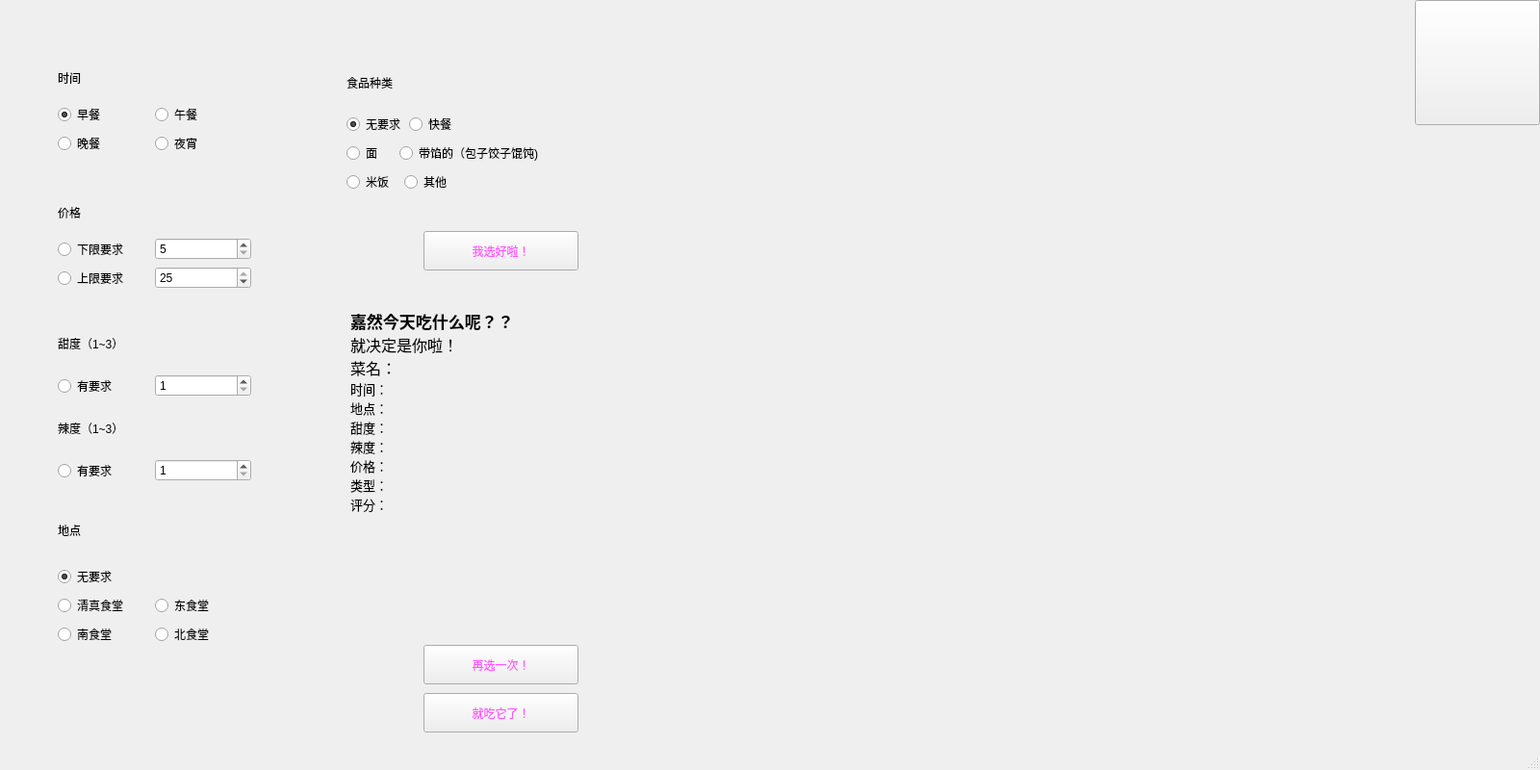
<?xml version="1.0" encoding="UTF-8"?>
<ui version="4.0">
 <class>choose_recipe</class>
 <widget class="QMainWindow" name="choose_recipe">
  <property name="geometry">
   <rect>
    <x>0</x>
    <y>0</y>
    <width>1600</width>
    <height>800</height>
   </rect>
  </property>
  <property name="windowTitle">
   <string>嘉然饿啦要吃饭！！！(/≧▽≦)/</string>
  </property>
  <property name="windowIcon">
   <iconset resource="main_jiaran.qrc">
    <normaloff>:/1/2.JPG</normaloff>:/1/2.JPG</iconset>
  </property>
  <property name="styleSheet">
   <string notr="true">#choose_recipe{border-image: url(:/1/background.png);}</string>
  </property>
  <widget class="QWidget" name="centralwidget">
   <widget class="QPushButton" name="choose_recipe_back">
    <property name="geometry">
     <rect>
      <x>1470</x>
      <y>0</y>
      <width>130</width>
      <height>130</height>
     </rect>
    </property>
    <property name="text">
     <string/>
    </property>
   </widget>
   <widget class="QWidget" name="verticalLayoutWidget_3">
    <property name="geometry">
     <rect>
      <x>60</x>
      <y>60</y>
      <width>201</width>
      <height>101</height>
     </rect>
    </property>
    <layout class="QVBoxLayout" name="verticalLayout_6">
     <property name="sizeConstraint">
      <enum>QLayout::SetNoConstraint</enum>
     </property>
     <item>
      <widget class="QLabel" name="label_4">
       <property name="styleSheet">
        <string notr="true">font: 12pt &quot;华文新魏&quot;;</string>
       </property>
       <property name="text">
        <string>时间</string>
       </property>
      </widget>
     </item>
     <item>
      <layout class="QHBoxLayout" name="horizontalLayout_5">
       <property name="spacing">
        <number>0</number>
       </property>
       <item>
        <widget class="QRadioButton" name="breakfast_choice">
         <property name="text">
          <string>早餐</string>
         </property>
         <property name="checked">
          <bool>true</bool>
         </property>
         <property name="autoExclusive">
          <bool>true</bool>
         </property>
        </widget>
       </item>
       <item>
        <widget class="QRadioButton" name="lunch_choice">
         <property name="text">
          <string>午餐</string>
         </property>
        </widget>
       </item>
      </layout>
     </item>
     <item>
      <layout class="QHBoxLayout" name="horizontalLayout_6">
       <property name="spacing">
        <number>0</number>
       </property>
       <property name="sizeConstraint">
        <enum>QLayout::SetNoConstraint</enum>
       </property>
       <item>
        <widget class="QRadioButton" name="dinner_choice">
         <property name="text">
          <string>晚餐</string>
         </property>
        </widget>
       </item>
       <item>
        <widget class="QRadioButton" name="supper_choice">
         <property name="text">
          <string>夜宵</string>
         </property>
        </widget>
       </item>
      </layout>
     </item>
    </layout>
   </widget>
   <widget class="QWidget" name="verticalLayoutWidget_4">
    <property name="geometry">
     <rect>
      <x>60</x>
      <y>200</y>
      <width>201</width>
      <height>101</height>
     </rect>
    </property>
    <layout class="QVBoxLayout" name="verticalLayout_7">
     <property name="sizeConstraint">
      <enum>QLayout::SetNoConstraint</enum>
     </property>
     <item>
      <widget class="QLabel" name="label_3">
       <property name="styleSheet">
        <string notr="true">font: 12pt &quot;华文新魏&quot;;</string>
       </property>
       <property name="text">
        <string>价格</string>
       </property>
      </widget>
     </item>
     <item>
      <layout class="QHBoxLayout" name="horizontalLayout_9">
       <property name="spacing">
        <number>0</number>
       </property>
       <item>
        <widget class="QRadioButton" name="minprice_choice">
         <property name="text">
          <string>下限要求</string>
         </property>
         <property name="autoExclusive">
          <bool>false</bool>
         </property>
        </widget>
       </item>
       <item>
        <widget class="QSpinBox" name="minprice_box">
         <property name="minimum">
          <number>5</number>
         </property>
         <property name="maximum">
          <number>25</number>
         </property>
        </widget>
       </item>
      </layout>
     </item>
     <item>
      <layout class="QHBoxLayout" name="horizontalLayout_3">
       <property name="spacing">
        <number>0</number>
       </property>
       <item>
        <widget class="QRadioButton" name="maxprice_choice">
         <property name="text">
          <string>上限要求</string>
         </property>
         <property name="autoExclusive">
          <bool>false</bool>
         </property>
        </widget>
       </item>
       <item>
        <widget class="QSpinBox" name="maxprice_box">
         <property name="minimum">
          <number>5</number>
         </property>
         <property name="maximum">
          <number>25</number>
         </property>
         <property name="value">
          <number>25</number>
         </property>
        </widget>
       </item>
      </layout>
     </item>
    </layout>
   </widget>
   <widget class="QWidget" name="verticalLayoutWidget_5">
    <property name="geometry">
     <rect>
      <x>60</x>
      <y>330</y>
      <width>201</width>
      <height>171</height>
     </rect>
    </property>
    <layout class="QVBoxLayout" name="verticalLayout_8">
     <property name="sizeConstraint">
      <enum>QLayout::SetNoConstraint</enum>
     </property>
     <item>
      <widget class="QLabel" name="label_2">
       <property name="styleSheet">
        <string notr="true">font: 12pt &quot;华文新魏&quot;;</string>
       </property>
       <property name="text">
        <string>甜度（1~3）</string>
       </property>
      </widget>
     </item>
     <item>
      <layout class="QHBoxLayout" name="horizontalLayout_2">
       <property name="spacing">
        <number>0</number>
       </property>
       <item>
        <widget class="QRadioButton" name="sweet_choice">
         <property name="text">
          <string>有要求</string>
         </property>
         <property name="autoExclusive">
          <bool>false</bool>
         </property>
        </widget>
       </item>
       <item>
        <widget class="QSpinBox" name="sweet_box">
         <property name="minimum">
          <number>1</number>
         </property>
         <property name="maximum">
          <number>3</number>
         </property>
        </widget>
       </item>
      </layout>
     </item>
     <item>
      <widget class="QLabel" name="label">
       <property name="styleSheet">
        <string notr="true">font: 12pt &quot;华文新魏&quot;;</string>
       </property>
       <property name="text">
        <string>辣度（1~3）</string>
       </property>
      </widget>
     </item>
     <item>
      <layout class="QHBoxLayout" name="horizontalLayout">
       <property name="spacing">
        <number>0</number>
       </property>
       <item>
        <widget class="QRadioButton" name="spicy_chioce">
         <property name="text">
          <string>有要求</string>
         </property>
         <property name="autoExclusive">
          <bool>false</bool>
         </property>
        </widget>
       </item>
       <item>
        <widget class="QSpinBox" name="spicy_box">
         <property name="enabled">
          <bool>true</bool>
         </property>
         <property name="minimum">
          <number>1</number>
         </property>
         <property name="maximum">
          <number>3</number>
         </property>
        </widget>
       </item>
      </layout>
     </item>
    </layout>
   </widget>
   <widget class="QWidget" name="verticalLayoutWidget_6">
    <property name="geometry">
     <rect>
      <x>60</x>
      <y>520</y>
      <width>201</width>
      <height>151</height>
     </rect>
    </property>
    <layout class="QVBoxLayout" name="verticalLayout_9">
     <property name="sizeConstraint">
      <enum>QLayout::SetNoConstraint</enum>
     </property>
     <item>
      <widget class="QLabel" name="label_5">
       <property name="styleSheet">
        <string notr="true">font: 12pt &quot;华文新魏&quot;;</string>
       </property>
       <property name="text">
        <string>地点</string>
       </property>
      </widget>
     </item>
     <item>
      <layout class="QHBoxLayout" name="horizontalLayout_4">
       <item>
        <widget class="QRadioButton" name="place_choice">
         <property name="text">
          <string>无要求</string>
         </property>
         <property name="checked">
          <bool>true</bool>
         </property>
        </widget>
       </item>
      </layout>
     </item>
     <item>
      <layout class="QHBoxLayout" name="horizontalLayout_8">
       <property name="spacing">
        <number>0</number>
       </property>
       <item>
        <widget class="QRadioButton" name="qingzhen_choice">
         <property name="text">
          <string>清真食堂</string>
         </property>
        </widget>
       </item>
       <item>
        <widget class="QRadioButton" name="east_choice">
         <property name="text">
          <string>东食堂  </string>
         </property>
        </widget>
       </item>
      </layout>
     </item>
     <item>
      <layout class="QHBoxLayout" name="horizontalLayout_7">
       <property name="spacing">
        <number>0</number>
       </property>
       <item>
        <widget class="QRadioButton" name="south_choice">
         <property name="text">
          <string>南食堂  </string>
         </property>
        </widget>
       </item>
       <item>
        <widget class="QRadioButton" name="north_choice">
         <property name="text">
          <string>北食堂  </string>
         </property>
        </widget>
       </item>
      </layout>
     </item>
    </layout>
   </widget>
   <widget class="QPushButton" name="ok">
    <property name="geometry">
     <rect>
      <x>440</x>
      <y>240</y>
      <width>161</width>
      <height>41</height>
     </rect>
    </property>
    <property name="cursor">
     <cursorShape>CrossCursor</cursorShape>
    </property>
    <property name="styleSheet">
     <string notr="true">color: rgb(255, 85, 255);
font: 12pt &quot;华文彩云&quot;;</string>
    </property>
    <property name="text">
     <string>我选好啦！</string>
    </property>
   </widget>
   <widget class="QListWidget" name="listWidget">
    <property name="geometry">
     <rect>
      <x>360</x>
      <y>320</y>
      <width>451</width>
      <height>321</height>
     </rect>
    </property>
    <property name="styleSheet">
     <string notr="true">background:transparent; border - width:0; border - style:outset
font: 14pt &quot;华文新魏&quot;;</string>
    </property>
    <item>
     <property name="text">
      <string>嘉然今天吃什么呢？？</string>
     </property>
     <property name="font">
      <font>
       <family>Agency FB</family>
       <pointsize>13</pointsize>
       <weight>75</weight>
       <bold>true</bold>
      </font>
     </property>
     <property name="flags">
      <set>ItemIsDragEnabled|ItemIsUserCheckable|ItemIsEnabled</set>
     </property>
    </item>
    <item>
     <property name="text">
      <string>就决定是你啦！</string>
     </property>
     <property name="font">
      <font>
       <pointsize>12</pointsize>
       <weight>50</weight>
       <bold>false</bold>
       <strikeout>false</strikeout>
      </font>
     </property>
     <property name="foreground">
      <brush brushstyle="NoBrush">
       <color alpha="255">
        <red>0</red>
        <green>0</green>
        <blue>0</blue>
       </color>
      </brush>
     </property>
    </item>
    <item>
     <property name="text">
      <string>菜名：</string>
     </property>
     <property name="font">
      <font>
       <pointsize>12</pointsize>
      </font>
     </property>
    </item>
    <item>
     <property name="text">
      <string>时间：</string>
     </property>
     <property name="font">
      <font>
       <pointsize>10</pointsize>
      </font>
     </property>
    </item>
    <item>
     <property name="text">
      <string>地点：</string>
     </property>
     <property name="font">
      <font>
       <pointsize>10</pointsize>
      </font>
     </property>
    </item>
    <item>
     <property name="text">
      <string>甜度：</string>
     </property>
     <property name="font">
      <font>
       <pointsize>10</pointsize>
      </font>
     </property>
    </item>
    <item>
     <property name="text">
      <string>辣度：</string>
     </property>
     <property name="font">
      <font>
       <pointsize>10</pointsize>
      </font>
     </property>
    </item>
    <item>
     <property name="text">
      <string>价格：</string>
     </property>
     <property name="font">
      <font>
       <pointsize>10</pointsize>
      </font>
     </property>
    </item>
    <item>
     <property name="text">
      <string>类型：</string>
     </property>
     <property name="font">
      <font>
       <pointsize>10</pointsize>
      </font>
     </property>
    </item>
    <item>
     <property name="text">
      <string>评分：</string>
     </property>
     <property name="font">
      <font>
       <pointsize>10</pointsize>
      </font>
     </property>
    </item>
   </widget>
   <widget class="QPushButton" name="again">
    <property name="geometry">
     <rect>
      <x>440</x>
      <y>670</y>
      <width>161</width>
      <height>41</height>
     </rect>
    </property>
    <property name="cursor">
     <cursorShape>CrossCursor</cursorShape>
    </property>
    <property name="styleSheet">
     <string notr="true">color: rgb(255, 85, 255);
font: 12pt &quot;华文彩云&quot;;</string>
    </property>
    <property name="text">
     <string>再选一次！</string>
    </property>
   </widget>
   <widget class="QWidget" name="verticalLayoutWidget">
    <property name="geometry">
     <rect>
      <x>360</x>
      <y>60</y>
      <width>341</width>
      <height>141</height>
     </rect>
    </property>
    <layout class="QVBoxLayout" name="verticalLayout_2">
     <property name="sizeConstraint">
      <enum>QLayout::SetNoConstraint</enum>
     </property>
     <item>
      <widget class="QLabel" name="label_7">
       <property name="styleSheet">
        <string notr="true">font: 12pt &quot;华文新魏&quot;;</string>
       </property>
       <property name="text">
        <string>食品种类</string>
       </property>
      </widget>
     </item>
     <item>
      <layout class="QHBoxLayout" name="horizontalLayout_10">
       <property name="spacing">
        <number>4</number>
       </property>
       <item>
        <widget class="QRadioButton" name="kind_choice">
         <property name="text">
          <string>无要求</string>
         </property>
         <property name="checked">
          <bool>true</bool>
         </property>
        </widget>
       </item>
       <item>
        <widget class="QRadioButton" name="fastfood_choice">
         <property name="text">
          <string>快餐</string>
         </property>
        </widget>
       </item>
       <item>
        <spacer name="horizontalSpacer">
         <property name="orientation">
          <enum>Qt::Horizontal</enum>
         </property>
         <property name="sizeHint" stdset="0">
          <size>
           <width>40</width>
           <height>20</height>
          </size>
         </property>
        </spacer>
       </item>
      </layout>
     </item>
     <item>
      <layout class="QHBoxLayout" name="horizontalLayout_12">
       <property name="spacing">
        <number>4</number>
       </property>
       <item>
        <widget class="QRadioButton" name="noodle_choice">
         <property name="text">
          <string>面    </string>
         </property>
        </widget>
       </item>
       <item>
        <widget class="QRadioButton" name="dumpling_choice">
         <property name="text">
          <string>带馅的（包子饺子馄饨)</string>
         </property>
        </widget>
       </item>
       <item>
        <spacer name="horizontalSpacer_3">
         <property name="orientation">
          <enum>Qt::Horizontal</enum>
         </property>
         <property name="sizeHint" stdset="0">
          <size>
           <width>40</width>
           <height>20</height>
          </size>
         </property>
        </spacer>
       </item>
      </layout>
     </item>
     <item>
      <layout class="QHBoxLayout" name="horizontalLayout_11">
       <property name="spacing">
        <number>4</number>
       </property>
       <item>
        <widget class="QRadioButton" name="rice_choice">
         <property name="text">
          <string>米饭  </string>
         </property>
        </widget>
       </item>
       <item>
        <widget class="QRadioButton" name="other_choice">
         <property name="text">
          <string>其他</string>
         </property>
        </widget>
       </item>
       <item>
        <spacer name="horizontalSpacer_2">
         <property name="orientation">
          <enum>Qt::Horizontal</enum>
         </property>
         <property name="sizeHint" stdset="0">
          <size>
           <width>40</width>
           <height>20</height>
          </size>
         </property>
        </spacer>
       </item>
      </layout>
     </item>
    </layout>
   </widget>
   <widget class="QPushButton" name="confirmation">
    <property name="geometry">
     <rect>
      <x>440</x>
      <y>720</y>
      <width>161</width>
      <height>41</height>
     </rect>
    </property>
    <property name="cursor">
     <cursorShape>CrossCursor</cursorShape>
    </property>
    <property name="styleSheet">
     <string notr="true">color: rgb(255, 85, 255);
font: 12pt &quot;华文彩云&quot;;
</string>
    </property>
    <property name="text">
     <string>就吃它了！</string>
    </property>
   </widget>
  </widget>
  <widget class="QMenuBar" name="menubar">
   <property name="geometry">
    <rect>
     <x>0</x>
     <y>0</y>
     <width>1600</width>
     <height>17</height>
    </rect>
   </property>
  </widget>
  <widget class="QStatusBar" name="statusbar"/>
 </widget>
 <resources>
  <include location="main_jiaran.qrc"/>
 </resources>
 <connections/>
</ui>
